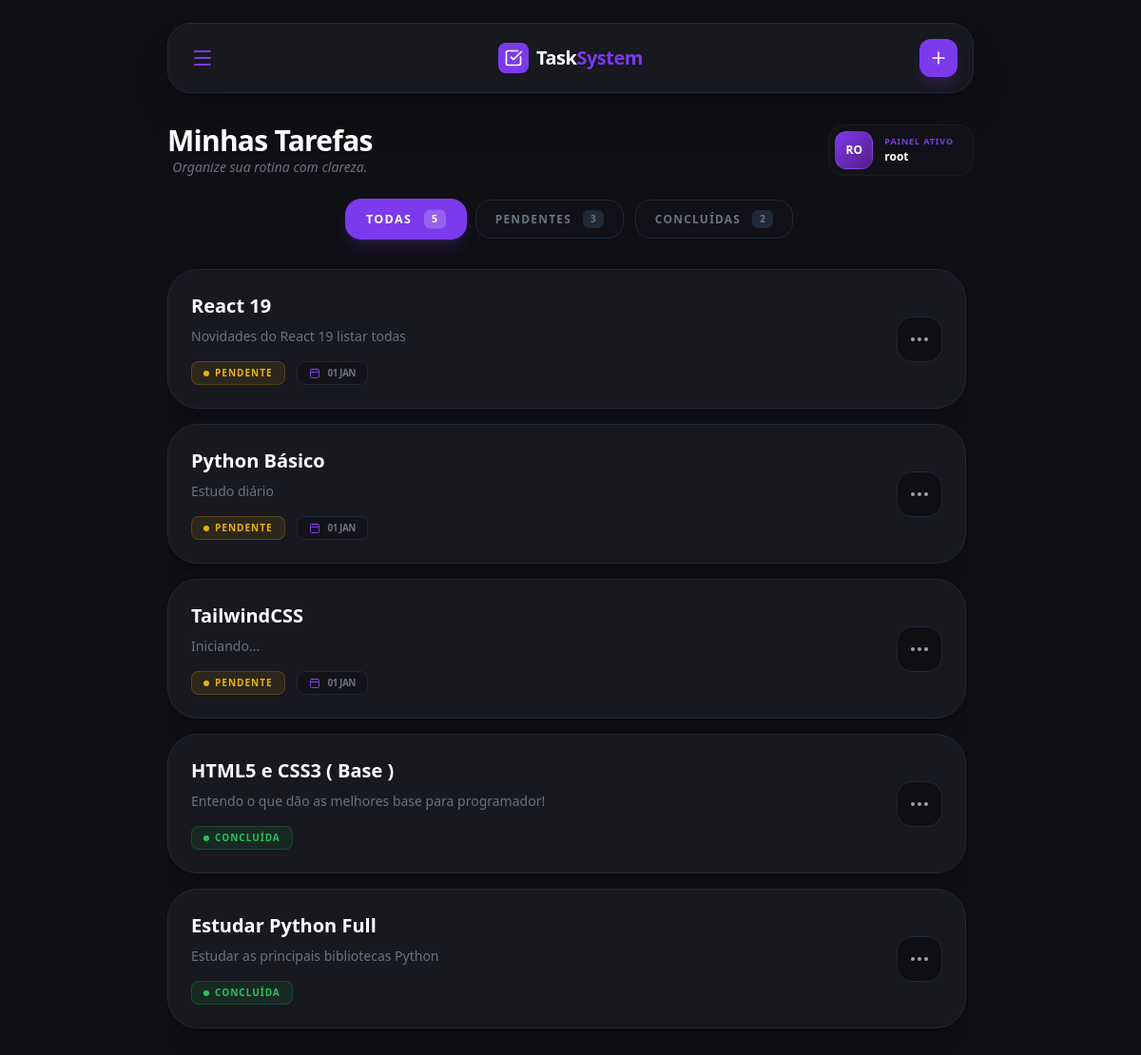
/tarefas/ (signed in), run on the app's committed database.
### tarefas/models.py (models this page shows, shortened)
class Tarefa(models.Model):
    usuario = models.ForeignKey(User, on_delete=models.CASCADE)
    titulo = models.CharField(max_length=100)
    descricao = models.TextField(blank=True)
    finalizado = models.BooleanField(default=False)
    excluida = models.BooleanField(default=False)
    criado_em = models.DateTimeField(auto_now_add=True)

### tarefas/views.py (the view)
# urls.py: path('tarefas/', views.listar_tarefas, name='listar_tarefas'),
@login_required
def listar_tarefas(request):
    queryset_base = Tarefa.objects.filter(usuario=request.user, excluida=False)
    status_filtro = request.GET.get('status', 'todas')
    if status_filtro == 'pendentes':
        tarefas = queryset_base.filter(finalizado=False)
    elif status_filtro == 'concluidas':
        tarefas = queryset_base.filter(finalizado=True)
    else:
        tarefas = queryset_base
    context = {
        'tarefas': tarefas.order_by('-criado_em'),
        'total': queryset_base.count(),
        'pendentes': queryset_base.filter(finalizado=False).count(),
        'finalizadas': queryset_base.filter(finalizado=True).count(),
    }
    return render(request, 'tarefas/listar.html', context)

### tarefas/templates/tarefas/listar.html (shortened to what this page needs)
<!DOCTYPE html>
<html lang="pt-BR">
<head>
    <script src="https://cdn.tailwindcss.com"></script>
</head>
<body class="bg-dark text-gray-200 min-h-screen font-sans" x-data="{ drawerOpen: false, addModalOpen: false }">
    <div class="max-w-4xl mx-auto p-4 md:p-6 flex flex-col h-screen">
        <header class="shrink-0 mb-8">
            <div class="flex items-center justify-between bg-card border border-gray-800 p-4 rounded-3xl shadow-2xl">
                <button @click="drawerOpen = true" class="p-2 hover:bg-dark rounded-xl transition text-primary">
                    <i data-lucide="menu"></i>
                </button>
                <div class="flex items-center gap-2">
                    <div class="bg-primary p-1.5 rounded-lg text-white">
                        <i data-lucide="check-square" class="w-5 h-5"></i>
                    </div>
                    <h1 class="text-xl font-bold text-white tracking-tight">Task<span class="text-primary">System</span></h1>
                </div>
                <button @click="addModalOpen = true" class="bg-primary hover:bg-purple-700 text-white p-2.5 rounded-xl transition shadow-lg shadow-primary/20 active:scale-95">
                    <i data-lucide="plus" class="w-5 h-5"></i>
                </button>
            </div>
        </header>
        <div class="flex flex-col gap-6 mb-8">
            <div class="flex flex-col md:flex-row md:items-center justify-between gap-6">
                <div class="text-center">
                    <h2 class="text-3xl font-extrabold text-white tracking-tight">Minhas Tarefas</h2>
                    <p class="text-gray-500 text-sm italic">Organize sua rotina com clareza.</p>
                </div>
                <div @click="drawerOpen = true" class="cursor-pointer hidden md:flex flex items-center gap-3 bg-card/40 p-1.5 pr-5 rounded-2xl border border-gray-800/50 hover:border-primary/30 transition-all group">
                    <div class="w-10 h-10 rounded-xl bg-gradient-to-br from-primary to-purple-900 flex items-center justify-center border border-white/10">
                        <span class="text-white font-black text-xs uppercase">{{ user.username|slice:":2" }}</span>
                    </div>
                    <div class="flex flex-col">
                        <span class="text-[9px] font-black text-primary uppercase tracking-widest leading-none mb-1">Painel Ativo</span>
                        <h2 class="text-white font-bold text-xs truncate max-w-[120px]">
                            {% if user.first_name %}{{ user.first_name }}{% else %}{{ user.username }}{% endif %}
                        </h2>
                    </div>
                </div>
            </div>
            <div class="flex flex-wrap items-center gap-3 justify-center">
                <a href="?status=todas"
   class="flex flex-1 md:flex-none items-center justify-center gap-3 px-5 py-2.5 rounded-2xl border transition-all duration-300
   {% if not request.GET.status or request.GET.status == 'todas' %}
     bg-primary border-primary text-white shadow-lg shadow-primary/20 scale-105 z-10
   {% else %}
     bg-card/30 border-gray-800 text-gray-500 hover:border-gray-600
   {% endif %}">
    <span class=" md:inline text-xs font-black uppercase tracking-widest">
        Todas
    </span>
    <span class="px-2 py-0.5
        {% if not request.GET.status or request.GET.status == 'todas' %}
            bg-white/20
        {% else %}
            bg-gray-800
        {% endif %}
        rounded-md text-[10px] font-bold">
        {{ total }}
    </span>
</a>
                <a href="?status=pendentes"
   class="flex flex-1 md:flex-none items-center justify-center gap-3 px-5 py-2.5 rounded-2xl border transition-all duration-300
   {% if request.GET.status == 'pendentes' %}
     bg-yellow-500 border-yellow-500 text-dark shadow-lg shadow-yellow-500/20 scale-105 z-10
   {% else %}
     bg-card/30 border-gray-800 text-gray-500 hover:border-gray-600
   {% endif %}">
    <span class="hidden md:inline text-xs font-black uppercase tracking-widest">
        Pendentes
    </span>
    <span class="px-2 py-0.5
        {% if request.GET.status == 'pendentes' %}
            bg-dark/20
        {% else %}
            bg-gray-800
        {% endif %}
        rounded-md text-[10px] font-bold">
        {{ pendentes }}
    </span>
</a>
                <a href="?status=concluidas"
   class="flex flex-1 md:flex-none items-center justify-center gap-3 px-5 py-2.5 rounded-2xl border transition-all duration-300
   {% if request.GET.status == 'concluidas' %}
     bg-green-500 border-green-500 text-dark shadow-lg shadow-green-500/20 scale-105 z-10
   {% else %}
     bg-card/30 border-gray-800 text-gray-500 hover:border-gray-600
   {% endif %}">
    <span class="hidden md:inline text-xs font-black uppercase tracking-widest">
        Concluídas
    </span>
    <span class="px-2 py-0.5
        {% if request.GET.status == 'concluidas' %}
            bg-dark/20
        {% else %}
            bg-gray-800
        {% endif %}
        rounded-md text-[10px] font-bold">
        {{ finalizadas }}
    </span>
</a>
            </div>
        </div>
        <div class="flex-1 overflow-y-auto pr-2 custom-scroll">
            <ul class="space-y-4 pb-10">
                {% for tarefa in tarefas %}
                <li x-data="{ menuOpen: false }" class="relative bg-card border border-gray-800 rounded-[2rem] p-6 flex flex-col md:flex-row md:items-center justify-between gap-6 hover:border-primary/50 hover:bg-primary/[0.01] transition-all duration-300 shadow-xl group">
                    <div class="flex-1">
                        <div class="flex items-center justify-between gap-4 mb-2">
                            <h3 class="text-xl font-bold text-white group-hover:text-primary transition-colors duration-300 line-clamp-1 flex-1">
                                {{ tarefa.titulo }}
                            </h3>
                        </div>
                        <p class="text-gray-500 text-sm line-clamp-2 mb-4">{{ tarefa.descricao }}</p>
                        <div class="flex items-center gap-3">
                            {% if tarefa.finalizado %}
                                <div class="flex items-center gap-1.5 px-3 py-1 bg-green-500/10 border border-green-500/20 rounded-lg">
                                    <div class="w-1.5 h-1.5 rounded-full bg-green-500 animate-pulse"></div>
                                    <span class="text-[10px] font-black text-green-500 uppercase tracking-widest">Concluída</span>
                                </div>
                            {% else %}
                                <div class="flex items-center gap-1.5 px-3 py-1 bg-yellow-500/10 border border-yellow-500/20 rounded-lg">
                                    <div class="w-1.5 h-1.5 rounded-full bg-yellow-500 animate-pulse"></div>
                                    <span class="text-[10px] font-black text-yellow-500 uppercase tracking-widest">Pendente</span>
                                </div>
                                <div class="flex items-center gap-2 px-3 py-1 bg-dark/50 border border-gray-800 rounded-lg">
                                    <i data-lucide="calendar" class="w-3 h-3 text-primary"></i>
                                    <span class="text-[10px] font-bold text-gray-500 uppercase tracking-tighter">{{ tarefa.criado_em|date:"d M" }}</span>
                                </div>
                            {% endif %}
                        </div>
                    </div>
                    <div class="relative flex items-center justify-end">
                        <button @click="menuOpen = !menuOpen" @click.away="menuOpen = false"
                                class="flex items-center justify-center w-12 h-12 rounded-2xl bg-dark border border-gray-800 text-gray-400 hover:text-white hover:border-primary transition-all active:scale-90">
                            <i data-lucide="more-horizontal" :class="menuOpen ? 'rotate-90' : ''" class="transition-transform duration-300"></i>
                        </button>
                    </div>
                </li>
                {% empty %}
                <div class="text-center py-20 bg-card/30 rounded-3xl border border-dashed border-gray-800">
                    <i data-lucide="clipboard-list" class="w-12 h-12 text-gray-700 mx-auto mb-4"></i>
                    <p class="text-gray-500 font-medium italic">Nenhuma tarefa por aqui.</p>
                </div>
                {% endfor %}
            </ul>
        </div>
    </div>
</body>
</html>

### data on the page
Tarefa: titulo "React 19", descricao "Novidades do React 19 listar todas", criado_em "01 JAN"
Tarefa: titulo "Python Básico", descricao "Estudo diário", criado_em "01 JAN"
Tarefa: titulo "TailwindCSS", descricao "Iniciando...", criado_em "01 JAN"
Tarefa: titulo "HTML5 e CSS3 ( Base )", descricao "Entendo o que dão as melhores base para programador!", finalizado True (drawn)
Tarefa: titulo "Estudar Python Full", descricao "Estudar as principais bibliotecas Python", finalizado True (drawn)

### other printed values
{{ user.username|slice:":2" }} "RO"
{{ user.username }} "root"
{{ total }} "5"
{{ pendentes }} "3"
{{ finalizadas }} "2"
